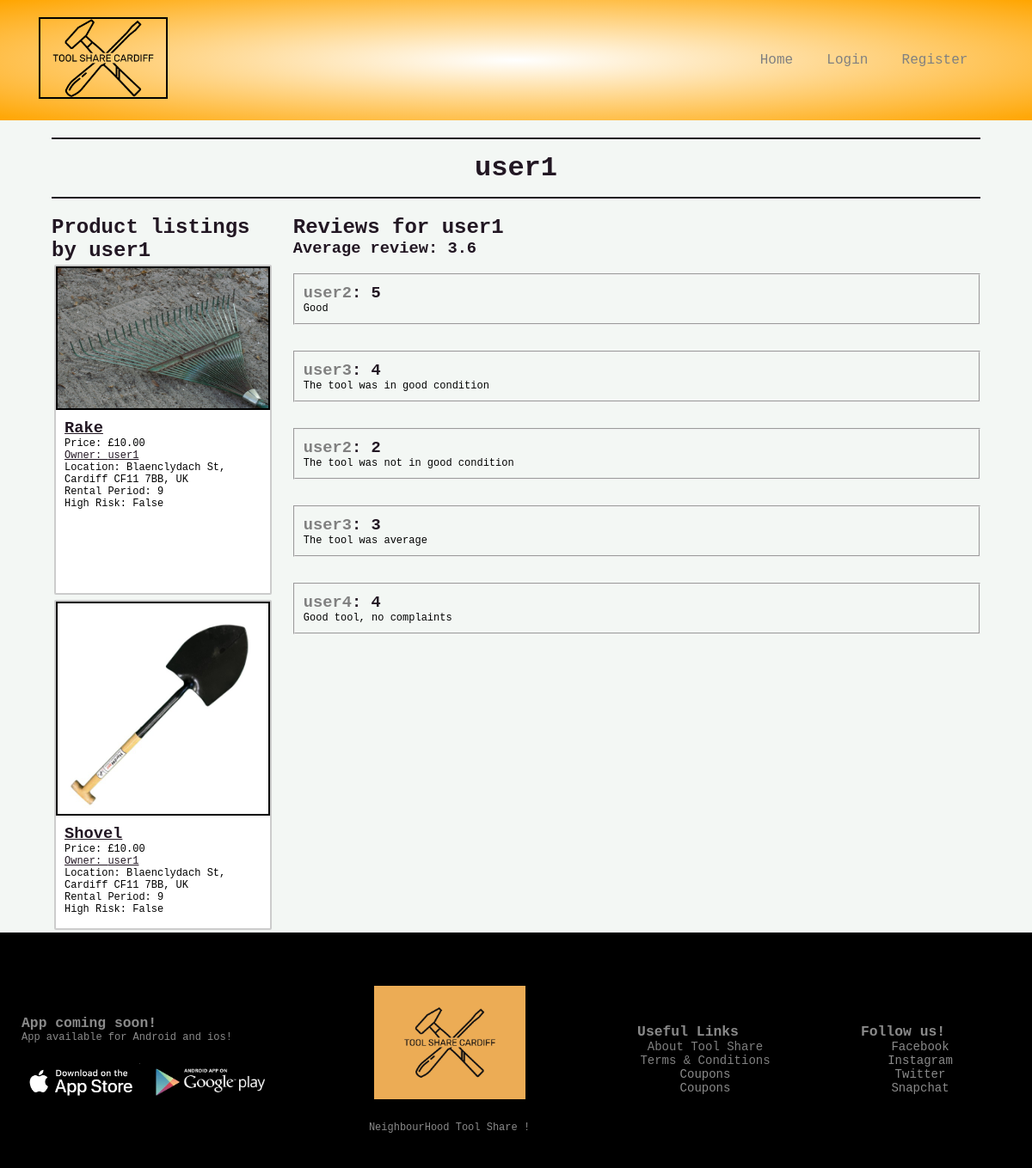
/profile/user1, run on the app's committed database.
### tool_sharing_website/models.py (models this page shows, shortened)
class User(db.Model,UserMixin):
    id = db.Column(db.Integer, primary_key=True)
    username = db.Column(db.String(20), unique=True, nullable=False)
    email = db.Column(db.String(120), unique=True, nullable=False)
    hashed_password = db.Column(db.String(128), nullable=False)
    password = db.Column(db.String(128), nullable=False)
    address = db.Column(db.String(60), nullable=False)
    is_verified = db.Column(db.Boolean, nullable=False, default=False)
    is_banned = db.Column(db.Boolean, nullable=False, default=False)
    is_admin = db.Column(db.Boolean, nullable=False, default=False)
    sent_messages = db.relationship('Message', backref='sent', lazy=True, foreign_keys='Message.sender')
    received_messages = db.relationship('Message', backref='received', lazy=True, foreign_keys='Message.receiver')
    left_reviews = db.relationship('Review', backref='reviews_left', lazy=True, foreign_keys='Review.reviewer')
    received_reviews = db.relationship('Review', backref='reviews_received', lazy=True, foreign_keys='Review.reviewee')
    left_reports = db.relationship('Report', backref='reports_left', lazy=True, foreign_keys='Report.reporter')
    received_reports = db.relationship('Report', backref='reports_received', lazy=True, foreign_keys='Report.reported')
    listed_tools = db.relationship('Tool', backref='tools_listed', lazy=True, foreign_keys='Tool.owner')
    borrowed_tools = db.relationship('Tool', backref='tools_borrowed', lazy=True, foreign_keys='Tool.borrower')
    ordered_tools = db.relationship('Order', backref='orders_made_by_user', lazy=True, foreign_keys='Order.orderer')
    received_orders = db.relationship('Order', backref='orders_received', lazy=True, foreign_keys='Order.owner')
    stripe_customer_id = db.Column(db.String(128), nullable=False)
    stripe_connect_id = db.Column(db.String(128), nullable=False)
    disputed_as_orderer = db.relationship('Dispute', backref='disputed_as_borrower', lazy=True, foreign_keys='Dispute.orderer')
    disputed_as_owner = db.relationship('Dispute', backref='disputed_as_owner_', lazy=True, foreign_keys='Dispute.owner')
    @property
    def password(self):
        raise AttributeError('password is not a readable attribute')
    @password.setter
    def password(self, password):
        self.hashed_password = generate_password_hash(password)

class Tool(db.Model):
    id = db.Column(db.Integer, primary_key=True)
    name = db.Column(db.String(20), nullable=False)
    description = db.Column(db.String(120), nullable=True)
    owner = db.Column(db.Integer, db.ForeignKey('user.id'), nullable=False)
    borrower = db.Column(db.Integer, db.ForeignKey('user.id'), nullable=True)
    address = db.Column(db.String(60), nullable=False)
    deposit = db.Column(db.Integer, nullable=False)     #Make this to decimal
    is_available = db.Column(db.Boolean, nullable=False, default=False)
    high_risk = db.Column(db.Boolean, nullable=False, default=False)
    rental_period = db.Column(db.Integer, nullable=False)
    image_path = db.Column(db.String(60), nullable=True, default='default.jpg')
    category = db.Column(db.String(60), nullable=True)
    stripe_id = db.Column(db.String(60), nullable=False)
    orders = db.relationship('Order', backref='orders_made', lazy=True, foreign_keys='Order.tool')
    disputes = db.relationship('Dispute', backref='disputes_made', lazy=True, foreign_keys='Dispute.tool')
    reviews = db.relationship('Review', backref='reviews_made', lazy=True, foreign_keys='Review.tool_id')
    public_address = db.Column(db.String(60), nullable=False)
    lat = db.Column(db.Float, nullable=False) #latitude of street of tool
    lng = db.Column(db.Float, nullable=False) #longitude of street of tool

class Review(db.Model):
    id = db.Column(db.Integer, primary_key=True)
    order = db.Column(db.Integer, db.ForeignKey('order.id'), nullable=True) #Shouldn't be nullable but for now it is
    tool_id = db.Column(db.Integer, db.ForeignKey('tool.id'), nullable=False)
    reviewer = db.Column(db.Integer, db.ForeignKey('user.id'), nullable=False)
    reviewee = db.Column(db.Integer, db.ForeignKey('user.id'), nullable=False)
    comments = db.Column(db.String(60), nullable=True)
    rating = db.Column(db.Integer, nullable=False)

### tool_sharing_website/routes.py (the view)
@app.route("/profile/<username>")
def profile(username):
    user = User.query.filter_by(username=username).first_or_404()
    products = Tool.query.filter_by(owner=user.id).all()
    reviews = Review.query.filter_by(reviewee=user.id).all()
    if current_user.is_authenticated:
        account_link = stripe.AccountLink.create(
            account=user.stripe_connect_id,
            refresh_url=url_for("profile", username=current_user.username, _external=True),
            return_url=url_for("profile", username=current_user.username, _external=True),
            type="account_update",
        )
        onboarding_url = account_link.url
    else:
        onboarding_url = None
    average = 0
    for review in reviews:
        average += review.rating
    if len(reviews) > 0:
        average = average / len(reviews)
    return render_template("profile.html", title="Profile", user=user, reviews=reviews, products=products, average=round(average,2), onboarding_url=onboarding_url)

### tool_sharing_website/templates/profile.html (shortened to what this page needs)
{% extends "layout.html" %}
{% block content %}
<div class="profile">
    {% if current_user %}
        {% set chat_id = "s" + user.id|string + "r" + current_user.id|string %}
        <h1>{{ user.username }}</h1>
    {% endif %}
    <div class="profile-container">
        <div class="all-tools-container">
            <h2>Product listings by {{ user.username }}</h2>
            {% if products %}
                <div class="tool-container">
                    {% for tool in products %}
                    <div class="profile-tool" onclick="window.location.href='{{ url_for('post', post_id=tool.id) }}';">
                        <img src="{{ url_for('static', filename='img/' + tool.image_path) }}" style="max-width:100%"/>
                        <div class="tool-info">
                            <h3><a href="{{ url_for('post',post_id=tool.id) }}">{{ tool.name }}</a></h3>
                            <p>Price: £{{ '{:.2f}'.format(tool.deposit / 100) }}</p>
                            <p><a href="{{ url_for('profile',username=tool.tools_listed.username) }}">Owner: {{ tool.tools_listed.username }}</a></p>
                            <p class="tool-location">Location: {{ tool.public_address }}</p>
                            <p>Rental Period: {{tool.rental_period}}</p>
                            <p>High Risk: {{tool.high_risk}}</p><br>
                        </div>
                    </div>
                    {% endfor %}
                </div>
            {% else %}
                <p>No products</p>
            {% endif %}
        </div>
        <div id="reviews-container">
            {% if reviews %}
                <h2>Reviews for {{ user.username }}</h2>
                <h3>Average review: {{ average }}</h3> <br>
                {% for review in reviews %}
                    <fieldset class="col-3">
                        <h3><a href="{{ url_for('profile',username=review.reviews_left.username) }}">{{ review.reviews_left.username }}</a>: {{ review.rating }}</h3>
                        <p>{{ review.comments }}</p>
                    </fieldset>
                {% endfor %}
            {% else %}
                <p>No reviews</p>
            {% endif %}
        </div>
    </div>
</div>
{% endblock content %}

### tool_sharing_website/templates/layout.html (shortened to what this page needs)
<!DOCTYPE html>
<html>
<head>
    <link rel=stylesheet type=text/css href="{{ url_for('static',filename='style.css')}}">
</head>
<body>
    <div class="header">
        <div class="container">
            <div class="navbar">
                <div class="logo">
                    <a href="{{ url_for('home') }}"><img src="{{ url_for('static', filename='img/' + 'tool-share-cardiff-logo-transparent.png') }}" width="150px"></a>
                </div>
                <nav>
                    <ul class="main-navbar">
                        <li><a href="{{ url_for('home') }}">Home</a>&nbsp</li>
                        {% if current_user.is_authenticated %}
                            <li><a href="{{ url_for('map_view') }}">Map View</a>&nbsp</li>
                            <li><a href="{{ url_for('create_listing') }}">Create Listing</a>&nbsp</li>
                            <li><a href="{{ url_for('show_cart') }}">Show Cart</a>&nbsp</li>
                            <li><a href="{{ url_for('messages') }}">Messages</a>&nbsp</li>
                            <li><a href="{{ url_for('listings') }}">Manage my listings</a>&nbsp</li>
                            <li><a href="{{ url_for('orders') }}">My Orders</a>&nbsp</li>
                            <li><a href="{{ url_for('logout') }}">Logout</a>&nbsp</li>
                        {% else %}
                            <li><a href="{{ url_for('login') }}">Login</a>&nbsp</li>
                            <li><a href="{{ url_for('register') }}">Register</a>&nbsp</li>
                        {% endif %}
                    </ul>
                </nav>
            </div>
        </div>
    </div>
    <div id="content">
        {% block content %}
        {% endblock %}
    </div>
    <div class="footer">
        <div class = "container">
            <div class="row">
                <div class="footer-col-1">
                    <h3>App coming soon!</h3>
                    <p>App available for Android and ios!</p>
                    <div class="app-logo">
                        <img src="{{ url_for('static', filename='img/' + 'appstore.jpeg') }}">
                        <img src="{{ url_for('static', filename='img/' + 'googleplay.jpeg') }}">
                    </div>
                </div>
                <div class="footer-col-2">
                    <img src="{{ url_for('static', filename='img/' + 'tool-share-cardiff-logo.jpeg') }}">
                    <p>NeighbourHood Tool Share !</p>
                </div>
                <div class ="footer-col-3">
                    <h3>Useful Links</h3>
                    <ul>
                        <li><a href="{{ url_for('about') }}">About Tool Share</a></li>
                        <li><a href="{{ url_for('termsconditions') }}">Terms & Conditions</a></li>
                        <li>Coupons</li>
                        <li>Coupons</li>
                    </ul>
                </div>
                <div class ="footer-col-4">
                    <h3>Follow us!</h3>
                    <ul>
                        <li>Facebook</li>
                        <li>Instagram</li>
                        <li>Twitter</li>
                        <li>Snapchat</li>
                    </ul>
                </div>
            </div>
        </div>
    </div>
</body>
</html>

### tool_sharing_website/static/style.css (style rules this page uses)
* { margin: 0%; box-sizing: border-box; -webkit-font-smoothing: antialiased; font-family: "Lucida Console", "Courier New", monospace; }
body { background: #F3F7F4; font-family: 'Rubik', sans-serif; }
img { border: 2px solid #000; }
a { text-decoration: none; }
.navbar { display: flex; align-items: center; padding: 20px }
nav { flex: 1; text-align: right; }
nav ul { display: inline-block; list-style-type: none; }
nav ul li { display: inline-block; margin-right: 20px; }
a { text-decoration: none; color: grey; }
p { color:black; }
.container { margin: 0px 0px; padding-left: 25px; padding-right: 25px; }
.row { display: flex; align-items: center; flex-wrap: wrap; justify-content: space-around; }
.header { background: radial-gradient(#fff,orange); }
#content { width: 90%; min-height: 80vh; margin: auto; color: #221723; background: #F3F7F4; }
h1 { text-align: center; padding: 15px; border-top: 2px solid #221723; border-bottom: 2px solid #221723; margin: 20px 0px; color: #221723; }
.profile-container { overflow: auto; }
.all-tools-container { float: left; max-width: 24%; min-height: 80vh }
#reviews-container { float: right; min-width: 74%; }
.tool-container { width: 100%; height: 100%; margin: auto; justify-content: left; display: flex; flex-wrap: wrap; align-items: center; }
.profile-tool { height: 32vw; display: inline-block; margin: 3px 3px; border: 2px solid #ccc; border-radius: 2px; background-color: #fff; }
.tool-info { padding: 5px 10px; width: auto; height: auto; }
.tool-info a { text-decoration: underline; color: #221723; }
.footer { background: black; color:#8a8a8a; font-size: 14px; padding: 60px 0 20px; }
.footer p { color:#8a8a8a; }
.footer-col-1, .footer-col-2, .footer-col-3, .footer-col-4 { min-width: 250px; margin-bottom: 20px; }
.footer-col-1 { flex-basis: 30%; }
.footer-col-2 { flex: 1; text-align:center; }
.footer-col-2 img { width:180px; margin-bottom: 20px; }
.footer-col-3, .footer-col-4 { flex-basis: 12%; text-align:center; }
ul { list-style-type: none; }
.app-logo { margin-top: 20px; }
.app-logo img { width: 140px; }
.col-3 { flex-basis: 30px; padding:10px; min-width: 250px; margin-bottom: 30px; transition: transform 0.1s; }
p { font-size: 15px; }
@media screen and (max-width: 1370px) { p { font-size: 13px; } }
@media screen and (max-width: 1200px) { p { font-size: 12px; } }

### data on the page
User: username "user1"
Tool: image_path (picture), name "Rake", tool.deposit/100 "10.00", tools_listed.username "user1", public_address "Blaenclydach St, Cardiff CF11 7BB, UK", rental_period "9", high_risk "False"
Tool: image_path (picture), name "Shovel", tool.deposit/100 "10.00", tools_listed.username "user1", public_address "Blaenclydach St, Cardiff CF11 7BB, UK", rental_period "9", high_risk "False"
Review: reviews_left.username "user2", rating "5", comments "Good"
Review: reviews_left.username "user3", rating "4", comments "The tool was in good condition"
Review: reviews_left.username "user2", rating "2", comments "The tool was not in good condition"
Review: reviews_left.username "user3", rating "3", comments "The tool was average"
Review: reviews_left.username "user4", rating "4", comments "Good tool, no complaints"

### other printed values
{{ average }} "3.6"
